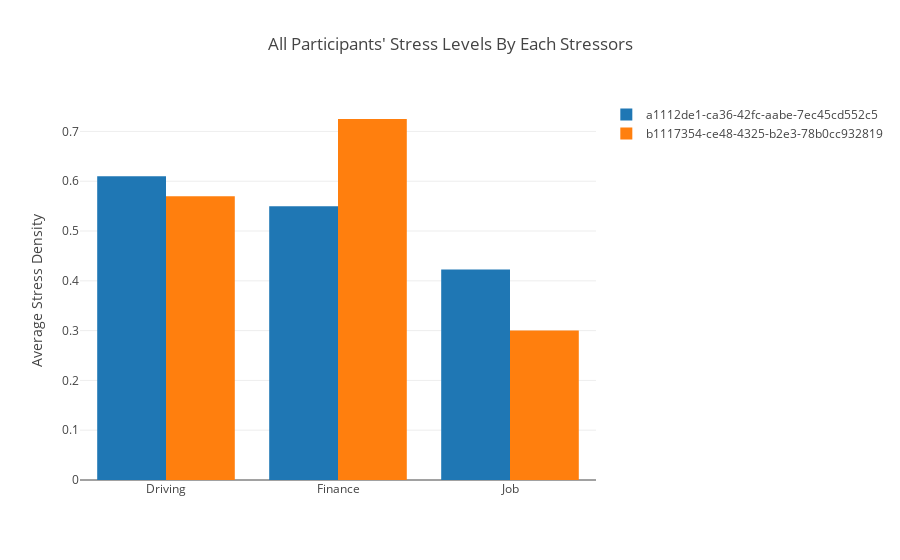

The notebook cell this image was saved under:
### Markdown cell above
### Bar charts
Sometimes it is best to utilize bar charts to demonstrate the differences between subsets of participants.  In this example, we show the difference in stress events between the two participants in the example data for each of the four major stressor categories.  This chart is interactive using the mouse and controls to explore the data. The legend labels can be enabled/disabled by clicking on them.

### Code cell
stress_stream.plot_stress_bar()

### Figure 1 — Plotly figure (JSON) as saved in the notebook; plotly's stock layout.template omitted (floating-point values rounded to 4 significant figures)
{"data": [{"name": "a1112de1-ca36-42fc-aabe-7ec45cd552c5", "type": "bar", "uid": "671907bb-bfcc-43ca-b72e-489bb7c0cde8", "x": ["Driving", "Finance", "Job"], "y": [0.61, 0.55, 0.4225]}, {"name": "b1117354-ce48-4325-b2e3-78b0cc932819", "type": "bar", "uid": "fa2ec94f-aeab-4f81-b997-8684cc015490", "x": ["Driving", "Finance", "Job"], "y": [0.57, 0.725, 0.3]}], "layout": {"autosize": true, "title": {"text": "All Participants' Stress Levels By Each Stressors"}, "xaxis": {"autorange": true, "range": [-0.5, 2.5], "type": "category"}, "yaxis": {"autorange": true, "range": [0, 0.7632], "title": {"text": "Average Stress Density"}, "type": "linear"}}}
